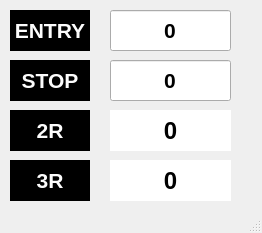
<?xml version="1.0" encoding="UTF-8"?>
<ui version="4.0">
 <class>MainWindow</class>
 <widget class="QMainWindow" name="MainWindow">
  <property name="geometry">
   <rect>
    <x>0</x>
    <y>0</y>
    <width>262</width>
    <height>233</height>
   </rect>
  </property>
  <property name="windowTitle">
   <string>MainWindow</string>
  </property>
  <widget class="QWidget" name="centralwidget">
   <widget class="QLabel" name="label_3R_value">
    <property name="geometry">
     <rect>
      <x>110</x>
      <y>160</y>
      <width>121</width>
      <height>41</height>
     </rect>
    </property>
    <property name="font">
     <font>
      <pointsize>18</pointsize>
      <weight>75</weight>
      <bold>true</bold>
     </font>
    </property>
    <property name="autoFillBackground">
     <bool>false</bool>
    </property>
    <property name="styleSheet">
     <string notr="true">background-color: rgb(255, 255, 255);</string>
    </property>
    <property name="frameShadow">
     <enum>QFrame::Plain</enum>
    </property>
    <property name="text">
     <string>0</string>
    </property>
    <property name="alignment">
     <set>Qt::AlignCenter</set>
    </property>
   </widget>
   <widget class="QLineEdit" name="lineEdit_entry">
    <property name="geometry">
     <rect>
      <x>110</x>
      <y>10</y>
      <width>121</width>
      <height>41</height>
     </rect>
    </property>
    <property name="font">
     <font>
      <pointsize>16</pointsize>
      <weight>75</weight>
      <bold>true</bold>
     </font>
    </property>
    <property name="text">
     <string>0</string>
    </property>
    <property name="alignment">
     <set>Qt::AlignCenter</set>
    </property>
   </widget>
   <widget class="QLabel" name="label_2R_value">
    <property name="geometry">
     <rect>
      <x>110</x>
      <y>110</y>
      <width>121</width>
      <height>41</height>
     </rect>
    </property>
    <property name="font">
     <font>
      <pointsize>18</pointsize>
      <weight>75</weight>
      <bold>true</bold>
     </font>
    </property>
    <property name="autoFillBackground">
     <bool>false</bool>
    </property>
    <property name="styleSheet">
     <string notr="true">background-color: rgb(255, 255, 255);</string>
    </property>
    <property name="frameShadow">
     <enum>QFrame::Plain</enum>
    </property>
    <property name="text">
     <string>0</string>
    </property>
    <property name="alignment">
     <set>Qt::AlignCenter</set>
    </property>
   </widget>
   <widget class="QLineEdit" name="lineEdit_stop">
    <property name="geometry">
     <rect>
      <x>110</x>
      <y>60</y>
      <width>121</width>
      <height>41</height>
     </rect>
    </property>
    <property name="font">
     <font>
      <pointsize>16</pointsize>
      <weight>75</weight>
      <bold>true</bold>
     </font>
    </property>
    <property name="text">
     <string>0</string>
    </property>
    <property name="alignment">
     <set>Qt::AlignCenter</set>
    </property>
   </widget>
   <widget class="QLabel" name="label_entry">
    <property name="geometry">
     <rect>
      <x>10</x>
      <y>10</y>
      <width>80</width>
      <height>41</height>
     </rect>
    </property>
    <property name="font">
     <font>
      <pointsize>16</pointsize>
      <weight>75</weight>
      <bold>true</bold>
     </font>
    </property>
    <property name="autoFillBackground">
     <bool>false</bool>
    </property>
    <property name="styleSheet">
     <string notr="true">background-color: rgb(0, 0, 0);
color: rgb(252, 252, 252);</string>
    </property>
    <property name="text">
     <string>ENTRY</string>
    </property>
    <property name="alignment">
     <set>Qt::AlignCenter</set>
    </property>
   </widget>
   <widget class="QLabel" name="label_3R">
    <property name="geometry">
     <rect>
      <x>10</x>
      <y>160</y>
      <width>80</width>
      <height>41</height>
     </rect>
    </property>
    <property name="font">
     <font>
      <pointsize>16</pointsize>
      <weight>75</weight>
      <bold>true</bold>
     </font>
    </property>
    <property name="autoFillBackground">
     <bool>false</bool>
    </property>
    <property name="styleSheet">
     <string notr="true">background-color: rgb(0, 0, 0);
color: rgb(252, 252, 252);</string>
    </property>
    <property name="text">
     <string>3R</string>
    </property>
    <property name="alignment">
     <set>Qt::AlignCenter</set>
    </property>
   </widget>
   <widget class="QLabel" name="label_stop">
    <property name="geometry">
     <rect>
      <x>10</x>
      <y>60</y>
      <width>80</width>
      <height>41</height>
     </rect>
    </property>
    <property name="font">
     <font>
      <pointsize>16</pointsize>
      <weight>75</weight>
      <bold>true</bold>
     </font>
    </property>
    <property name="autoFillBackground">
     <bool>false</bool>
    </property>
    <property name="styleSheet">
     <string notr="true">background-color: rgb(0, 0, 0);
color: rgb(252, 252, 252);</string>
    </property>
    <property name="text">
     <string>STOP</string>
    </property>
    <property name="alignment">
     <set>Qt::AlignCenter</set>
    </property>
   </widget>
   <widget class="QLabel" name="label_2R">
    <property name="geometry">
     <rect>
      <x>10</x>
      <y>110</y>
      <width>80</width>
      <height>41</height>
     </rect>
    </property>
    <property name="font">
     <font>
      <pointsize>16</pointsize>
      <weight>75</weight>
      <bold>true</bold>
     </font>
    </property>
    <property name="autoFillBackground">
     <bool>false</bool>
    </property>
    <property name="styleSheet">
     <string notr="true">background-color: rgb(0, 0, 0);
color: rgb(252, 252, 252);</string>
    </property>
    <property name="text">
     <string>2R</string>
    </property>
    <property name="alignment">
     <set>Qt::AlignCenter</set>
    </property>
   </widget>
  </widget>
  <widget class="QStatusBar" name="statusbar"/>
 </widget>
 <resources/>
 <connections/>
</ui>
